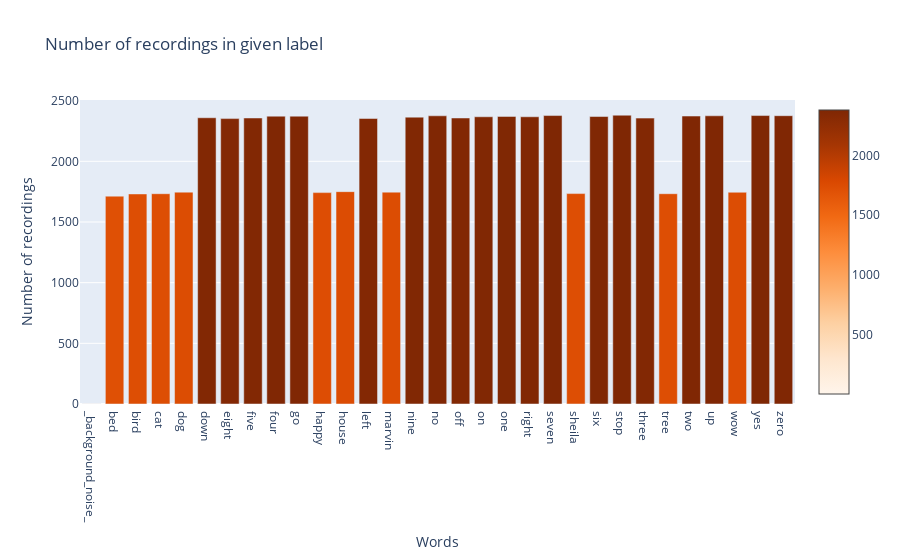

This figure's notebook cell:
### Code cell
# Calculate
number_of_recordings = []
for direct in dirs:
    waves = [f for f in os.listdir(join(train_audio_path, direct)) if f.endswith(".wav")]
    number_of_recordings.append(len(waves))

# Plot
data = [go.Histogram(x=dirs, y=number_of_recordings)]
trace = go.Bar(
    x=dirs,
    y=number_of_recordings,
    # marker=dict(color=number_of_recordings, colorscale="Viridius", showscale=True)  # Viridius 제거된 듯
    # marker=dict(color=number_of_recordings, colorscale="Viridis", showscale=True)   # 철자 비슷
    marker=dict(color=number_of_recordings, colorscale="oranges", showscale=True)   # 색이 비슷
)
layout = go.Layout(
    title="Number of recordings in given label",
    xaxis=dict(title="Words"),
    yaxis=dict(title="Number of recordings")
)
py.iplot(go.Figure(data=[trace], layout=layout))

### Figure 1 — Plotly figure (JSON) as saved in the notebook; plotly's stock layout.template omitted (floating-point values rounded to 4 significant figures)
{"data": [{"marker": {"color": [6, 1713, 1731, 1733, 1746, 2359, 2352, 2357, 2372, 2372, 1742, 1750, 2353, 1746, 2364, 2375, 2357, 2367, 2370, 2367, 2377, 1734, 2369, 2380, 2356, 1733, 2373, 2375, 1745, 2377, 2376], "colorscale": [[0, "rgb(255,245,235)"], [0.125, "rgb(254,230,206)"], [0.25, "rgb(253,208,162)"], [0.375, "rgb(253,174,107)"], [0.5, "rgb(253,141,60)"], [0.625, "rgb(241,105,19)"], [0.75, "rgb(217,72,1)"], [0.875, "rgb(166,54,3)"], [1, "rgb(127,39,4)"]], "showscale": true}, "type": "bar", "x": ["_background_noise_", "bed", "bird", "cat", "dog", "down", "eight", "five", "four", "go", "happy", "house", "left", "marvin", "nine", "no", "off", "on", "one", "right", "seven", "sheila", "six", "stop", "three", "tree", "two", "up", "wow", "yes", "zero"], "y": [6, 1713, 1731, 1733, 1746, 2359, 2352, 2357, 2372, 2372, 1742, 1750, 2353, 1746, 2364, 2375, 2357, 2367, 2370, 2367, 2377, 1734, 2369, 2380, 2356, 1733, 2373, 2375, 1745, 2377, 2376]}], "layout": {"title": {"text": "Number of recordings in given label"}, "xaxis": {"title": {"text": "Words"}}, "yaxis": {"title": {"text": "Number of recordings"}}}}
